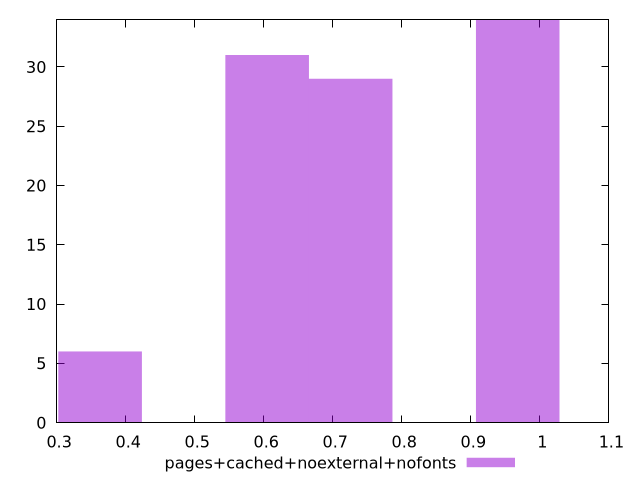

Generate this figure with gnuplot:
$_pagesCachedNoexternalNofonts <<EOF
0.7259794395224507 29
0.9679725860299343 34
0.6049828662687089 31
0.36298971976122535 6
EOF
set key outside below
set terminal pngcairo
set output "report_00004_2020-11-02T20-21-41.718Z/cumulative-layout-shift/pages+cached+noexternal+nofonts//hist.png"
set yrange [0:34]
set boxwidth 0.12099657325374179
set style fill transparent solid 0.5 noborder
plot $_pagesCachedNoexternalNofonts title "pages+cached+noexternal+nofonts" with boxes ,
